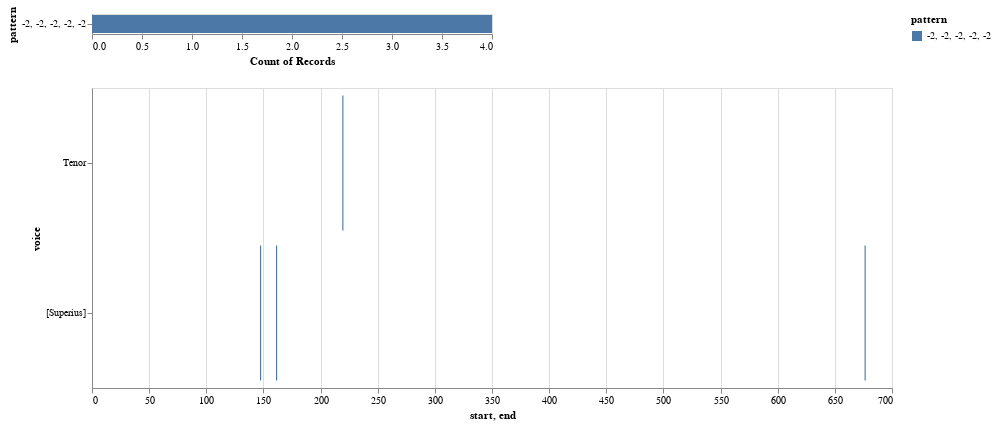

The code cell stored with this chart in its notebook:
### Code cell
viz.plot_ngrams_heatmap(mel_ngrams, selected_patterns=['-2, -2, -2, -2, -2' ])

### Figure 1 — Vega-Lite specification as saved in the notebook (floating-point values rounded to 4 significant figures)
{"config": {"view": {"continuousWidth": 400, "continuousHeight": 300}}, "vconcat": [{"mark": "bar", "encoding": {"color": {"type": "nominal", "field": "pattern"}, "opacity": {"condition": {"value": 1, "selection": "selector005"}, "value": 0.2}, "x": {"type": "nominal", "aggregate": "count", "field": "pattern"}, "y": {"type": "nominal", "field": "pattern"}}, "selection": {"selector005": {"type": "multi", "fields": ["pattern"]}}}, {"mark": "bar", "encoding": {"color": {"type": "nominal", "field": "pattern"}, "opacity": {"condition": {"value": 1, "selection": "selector005"}, "value": 0.2}, "tooltip": [{"type": "quantitative", "field": "start"}, {"type": "quantitative", "field": "end"}, {"type": "nominal", "field": "pattern"}], "x": {"type": "quantitative", "field": "start"}, "x2": {"field": "end"}, "y": {"type": "nominal", "field": "voice"}}, "height": 300, "selection": {"selector005": {"type": "multi", "fields": ["pattern"]}, "selector006": {"type": "interval", "bind": "scales", "encodings": ["x", "y"]}}, "width": 800}], "data": {"name": "data-454dd615d380e3a69f56507adcf092d7"}, "$schema": "https://vega.github.io/schema/vega-lite/v4.8.1.json", "datasets": {"data-454dd615d380e3a69f56507adcf092d7": [{"start": 147.0, "voice": "[Superius]", "pattern": "-2, -2, -2, -2, -2", "end": 148.0}, {"start": 161.0, "voice": "[Superius]", "pattern": "-2, -2, -2, -2, -2", "end": 162.0}, {"start": 676.0, "voice": "[Superius]", "pattern": "-2, -2, -2, -2, -2", "end": 677.0}, {"start": 219.0, "voice": "Tenor", "pattern": "-2, -2, -2, -2, -2", "end": 220.0}]}}
